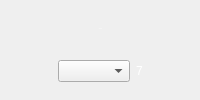
                      <widget class="QWidget" name="widget_p1_sensor_7" native="true">
                       <property name="sizePolicy">
                        <sizepolicy hsizetype="Preferred" vsizetype="Expanding">
                         <horstretch>0</horstretch>
                         <verstretch>0</verstretch>
                        </sizepolicy>
                       </property>
                       <property name="minimumSize">
                        <size>
                         <width>0</width>
                         <height>100</height>
                        </size>
                       </property>
                       <property name="maximumSize">
                        <size>
                         <width>16777215</width>
                         <height>16777215</height>
                        </size>
                       </property>
                       <property name="styleSheet">
                        <string notr="true">QWidget#widget_sensor1 {
    border-image: url(display_widget.png);
    background-repeat: no-repeat;
    background-position: center;
    background-size: cover;
}</string>
                       </property>
                       <layout class="QGridLayout" name="gridLayout_11" rowstretch="0">
                        <item row="0" column="0">
                         <layout class="QVBoxLayout" name="vlayout_p1_sensor_7" stretch="1,1">
                          <item>
                           <layout class="QHBoxLayout" name="horizontalLayout_21">
                            <item>
                             <spacer name="horizontalSpacer_37">
                              <property name="orientation">
                               <enum>Qt::Horizontal</enum>
                              </property>
                              <property name="sizeHint" stdset="0">
                               <size>
                                <width>40</width>
                                <height>20</height>
                               </size>
                              </property>
                             </spacer>
                            </item>
                            <item>
                             <widget class="QLabel" name="lbl_p1_sensor_name_7">
                              <property name="palette">
                               <palette>
                                <active>
                                 <colorrole role="WindowText">
                                  <brush brushstyle="SolidPattern">
                                   <color alpha="255">
                                    <red>255</red>
                                    <green>255</green>
                                    <blue>255</blue>
                                   </color>
                                  </brush>
                                 </colorrole>
                                </active>
                                <inactive>
                                 <colorrole role="WindowText">
                                  <brush brushstyle="SolidPattern">
                                   <color alpha="255">
                                    <red>255</red>
                                    <green>255</green>
                                    <blue>255</blue>
                                   </color>
                                  </brush>
                                 </colorrole>
                                </inactive>
                                <disabled>
                                 <colorrole role="WindowText">
                                  <brush brushstyle="SolidPattern">
                                   <color alpha="255">
                                    <red>120</red>
                                    <green>120</green>
                                    <blue>120</blue>
                                   </color>
                                  </brush>
                                 </colorrole>
                                </disabled>
                               </palette>
                              </property>
                              <property name="font">
                               <font>
                                <family>Arial</family>
                                <pointsize>-1</pointsize>
                               </font>
                              </property>
                              <property name="text">
                               <string>Sensor</string>
                              </property>
                              <property name="scaledContents">
                               <bool>true</bool>
                              </property>
                              <property name="alignment">
                               <set>Qt::AlignCenter</set>
                              </property>
                             </widget>
                            </item>
                            <item>
                             <spacer name="horizontalSpacer_38">
                              <property name="orientation">
                               <enum>Qt::Horizontal</enum>
                              </property>
                              <property name="sizeHint" stdset="0">
                               <size>
                                <width>40</width>
                                <height>20</height>
                               </size>
                              </property>
                             </spacer>
                            </item>
                           </layout>
                          </item>
                          <item>
                           <layout class="QHBoxLayout" name="horizontalLayout_22">
                            <item>
                             <spacer name="horizontalSpacer_39">
                              <property name="orientation">
                               <enum>Qt::Horizontal</enum>
                              </property>
                              <property name="sizeHint" stdset="0">
                               <size>
                                <width>40</width>
                                <height>20</height>
                               </size>
                              </property>
                             </spacer>
                            </item>
                            <item>
                             <widget class="QComboBox" name="combo_p1_sensor_selector_7"/>
                            </item>
                            <item>
                             <widget class="QLabel" name="lbl_p1_sensor_7">
                              <property name="palette">
                               <palette>
                                <active>
                                 <colorrole role="WindowText">
                                  <brush brushstyle="SolidPattern">
                                   <color alpha="255">
                                    <red>255</red>
                                    <green>255</green>
                                    <blue>255</blue>
                                   </color>
                                  </brush>
                                 </colorrole>
                                </active>
                                <inactive>
                                 <colorrole role="WindowText">
                                  <brush brushstyle="SolidPattern">
                                   <color alpha="255">
                                    <red>255</red>
                                    <green>255</green>
                                    <blue>255</blue>
                                   </color>
                                  </brush>
                                 </colorrole>
                                </inactive>
                                <disabled>
                                 <colorrole role="WindowText">
                                  <brush brushstyle="SolidPattern">
                                   <color alpha="255">
                                    <red>120</red>
                                    <green>120</green>
                                    <blue>120</blue>
                                   </color>
                                  </brush>
                                 </colorrole>
                                </disabled>
                               </palette>
                              </property>
                              <property name="text">
                               <string>7</string>
                              </property>
                              <property name="scaledContents">
                               <bool>true</bool>
                              </property>
                              <property name="alignment">
                               <set>Qt::AlignCenter</set>
                              </property>
                             </widget>
                            </item>
                            <item>
                             <spacer name="horizontalSpacer_40">
                              <property name="orientation">
                               <enum>Qt::Horizontal</enum>
                              </property>
                              <property name="sizeHint" stdset="0">
                               <size>
                                <width>40</width>
                                <height>20</height>
                               </size>
                              </property>
                             </spacer>
                            </item>
                           </layout>
                          </item>
                         </layout>
                        </item>
                       </layout>
                      </widget>
